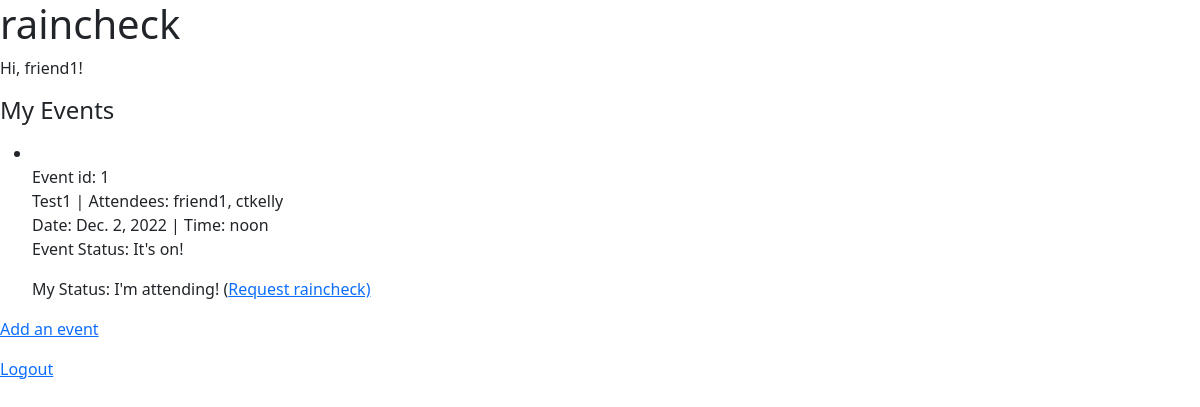
The app's page /events/ (signed in), older data.
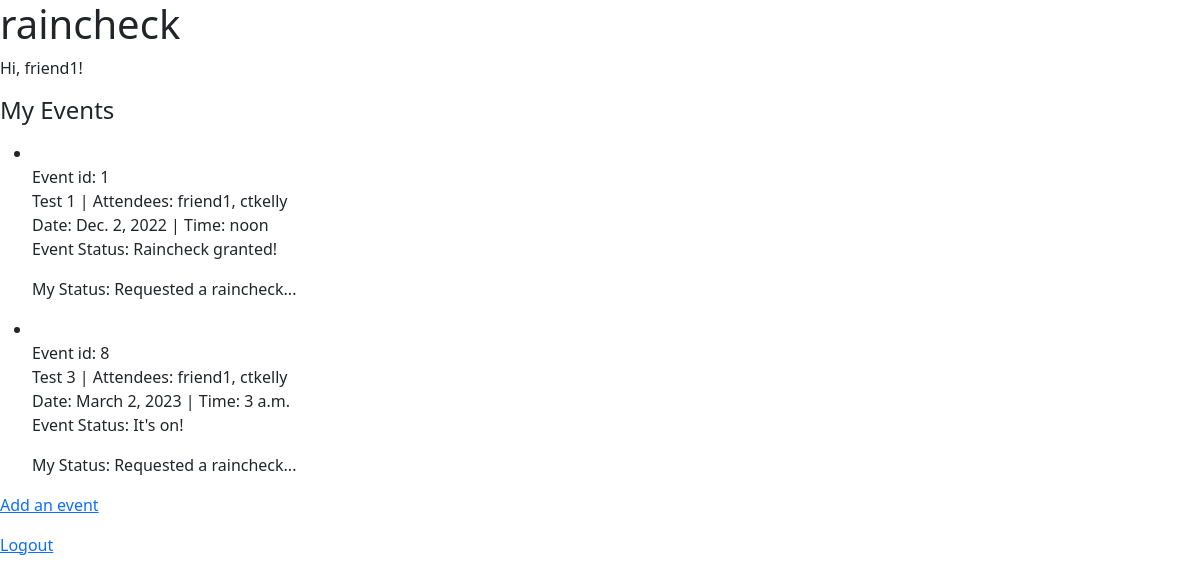
The same page, newer data.
### events/models.py (models this page shows, shortened)
class Event(models.Model):
    ACTIVE = 1
    INACTIVE = 0
    title = models.CharField(max_length=100, blank=False)
    invitee = models.ForeignKey(settings.AUTH_USER_MODEL, on_delete=models.CASCADE, related_name='event_invitee')
    date = models.DateField(auto_now=False, auto_now_add=False, blank=False)
    time = models.TimeField(auto_now=False, auto_now_add=False, blank=False)
    status = models.IntegerField(default=ACTIVE)
    owner = models.ForeignKey(settings.AUTH_USER_MODEL, on_delete=models.CASCADE, related_name='event_owner')
    @property  # Adding @property allows us to call display_status without ()  def get_display_status
    def display_status(self):  # A noun. A computed property. Just checks, returns, doesn't do anything.
        if self.status == self.ACTIVE:
            return "It's on!"
        else:
            return "Raincheck granted!"

class Invitation(models.Model):
    invitee = models.ForeignKey(settings.AUTH_USER_MODEL, on_delete=models.CASCADE)
    event = models.ForeignKey(Event, on_delete=models.CASCADE)
    response = models.BooleanField(default=True)
    @property
    def invitation_status(self):
        if self.response:
            return "I'm attending!"
        else:
            return "Requested a raincheck..."

### events/views.py (the view)
# urls.py: path('', views.MainEventView.as_view(), name='all'),
class MainEventView(LoginRequiredMixin, View):
    template_name = 'events/event_list.html'
    def get(self, request, *args, **kwargs):
        today = date.today()
        print(today)
        el = Event.objects.filter(
            Q(owner=self.request.user) |
            Q(invitee=self.request.user),
            date__gte=today).order_by('date')  # Where do I break this line?
        ctx = {'event_list': el}
        return render(request, 'events/event_list.html', ctx)

### events/templates/events/event_list.html (shortened to what this page needs)
{% extends "home/base.html" %}
{% block content %}
<p>Hi, {{ user.username }}!</p>
<h4>My Events</h4>
<p>
{% if event_list %}
<ul>
  {% for event in event_list %}
      <p>
        <li>
            <br>
            Event id: {{ event.id }}
            <br>
            {{ event.title }} | Attendees: {{ event.invitee }}, {{ event.owner }}
            <br>
            Date: {{ event.date }} | Time: {{ event.time }}
            <br>
            <p>
            Event Status: {{ event.display_status }}
            </p>
            <p>
            {% for invitation in event.invitation_set.all %}
                {% if invitation.invitee == request.user %}
                    My Status: {{ invitation.invitation_status }}
                        {% if invitation.response == True %}
                          (<a href="{% url 'events:invitation_update' invitation.id %}">Request raincheck)</a>
                        {%  endif %}
                {% endif %}
            {% endfor %}
            </p>
        </li>
      </p>
  {% endfor %}
</ul>
{% else %}
  <p>You currently have no events.</p>
{% endif %}
</p>
<p>
<a href="{% url 'events:event_create' %}">Add an event</a>
{% if user.is_authenticated %}
    <p><a href="{% url 'logout' %}?next={% url 'home:home' %}">Logout</a></p>
{% else %}
    <p><a href="{% url 'login' %}?next={% url 'home:home' %}">Login</a></p>
{% endif %}
</p>
{% endblock %}

### home/templates/home/base.html (shortened to what this page needs)
<!DOCTYPE html>
<html lang="en">
    <head>
        <link href="https://cdn.jsdelivr.net/npm/bootstrap@5.1.2/dist/css/bootstrap.min.css" rel="stylesheet">
    </head>
    <body>
    <h1>raincheck</h1>
    {% block content %}{% endblock %}
    </body>
</html>

Row changes from the older to the newer data that the page shows:
changed Event "noon": title "Test1" → "Test 1"; display_status "It's on!" → "Raincheck granted!"
changed Invitation (number 1 of 2 on the later page): invitation_status "I'm attending!" → "Requested a raincheck..."; no longer shows "( Request raincheck)"
added Event: id "8", title "Test 3", invitee "friend1", owner "ctkelly", date "March 2, 2023", time "3 a.m.", display_status "It's on!"
added Invitation: invitation_status "Requested a raincheck...", shown under "8"
